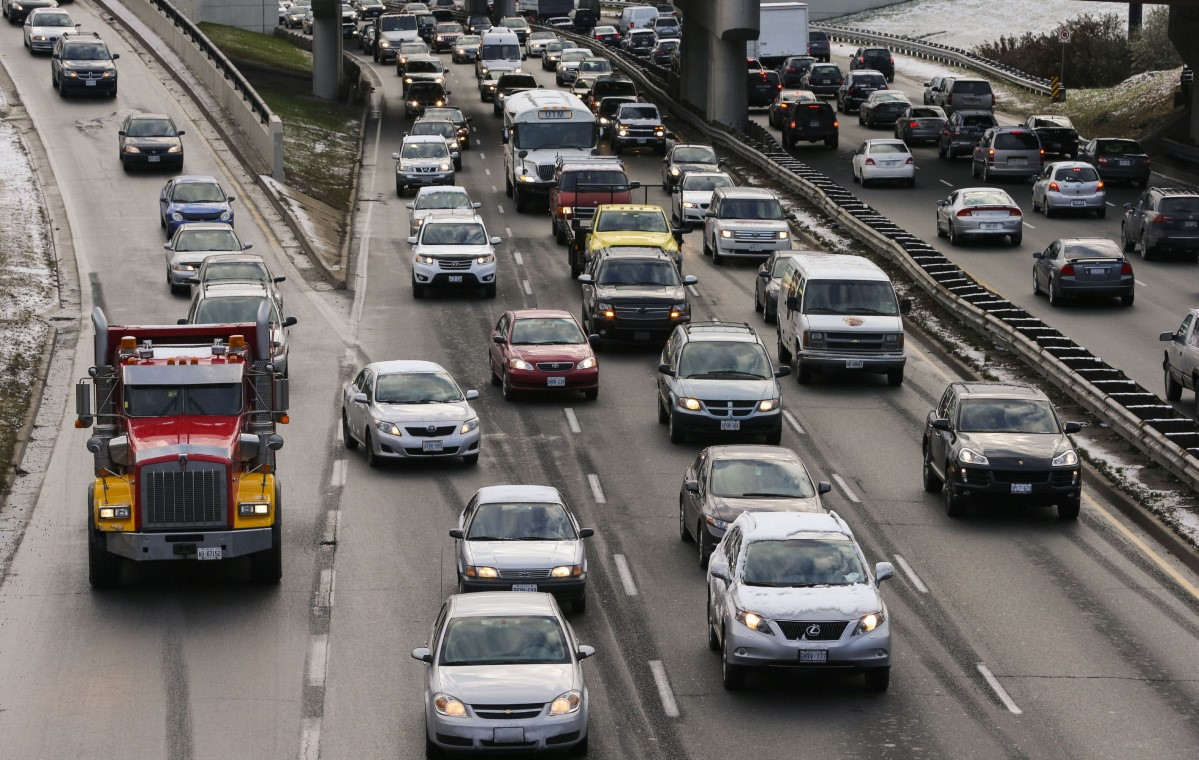
#> input picture tensorflow/images/test/bottleneck2.jpeg, 1199 x 760 px, given in place of highway.mp4, which was not available
$ python test.py
#> lines starting #> are read from the running program, lines starting #| are printed output that depends on the picture; pictures that were not available may be replaced by others from this repository, and a replacement may not be noted
### tracker.py
import math


class EuclideanDistTracker:
    def __init__(self):
        # Store the center positions of the objects
        self.center_points = {}
        # Keep the count of the IDs
        # each time a new object id detected, the count will increase by one
        self.id_count = 0


    def update(self, objects_rect):
        # Objects boxes and ids
        objects_bbs_ids = []

        # Get center point of new object
        for rect in objects_rect:
            x, y, w, h = rect
            cx = (x + x + w) // 2
            cy = (y + y + h) // 2

            # Find out if that object was detected already
            same_object_detected = False
            for id, pt in self.center_points.items():
                dist = math.hypot(cx - pt[0], cy - pt[1])

                if dist < 1000:
                    self.center_points[id] = (cx, cy)
                    print(self.center_points)
                    objects_bbs_ids.append([x, y, w, h, id])
                    same_object_detected = True
                    break

            # New object is detected we assign the ID to that object
            if same_object_detected is False:
                self.center_points[self.id_count] = (cx, cy)
                objects_bbs_ids.append([x, y, w, h, self.id_count])
                self.id_count += 1

        # Clean the dictionary by center points to remove IDS not used anymore
        new_center_points = {}
        for obj_bb_id in objects_bbs_ids:
            _, _, _, _, object_id = obj_bb_id
            center = self.center_points[object_id]
            new_center_points[object_id] = center

        # Update dictionary with IDs not used removed
        self.center_points = new_center_points.copy()
        return objects_bbs_ids

### test.py
import cv2
from tracker import *

tracker = EuclideanDistTracker()

cap= cv2.VideoCapture("highway.mp4")
object_detector = cv2.createBackgroundSubtractorMOG2(history=100, varThreshold=40)


while True:

  _, frame = cap.read()
#> frame is the input picture: shape (760, 1199, 3); mean B, G, R 101.3, 104.1, 108
  height, width, _ = frame.shape
#> height = 760; width = 1199

  #print(height, width)

  #Region of interest
  roi = frame[340:720 , 500:800]
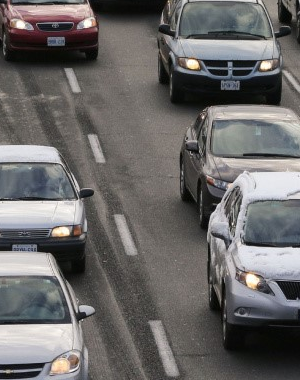
#> roi: shape (380, 300, 3); mean B, G, R 103.9, 104.6, 106.7
  # 1.Object Detection

  mask = object_detector.apply(roi)
#> mask: shape (380, 300); every value is 127
  _, mask = cv2.threshold(mask, 254,255, cv2.THRESH_BINARY)
#> mask: shape (380, 300); every value is 0
  contours, _ = cv2.findContours(mask, cv2.RETR_TREE, cv2.CHAIN_APPROX_SIMPLE)
#> contours = []

  detections=[]

  for cnt in contours:

    # Calculate area and remove contours

    area = cv2.contourArea(cnt)
    if area > 100:

      #cv2.drawContours(roi, [cnt], -1, (0,255,0), 2)
      x,y,w,h = cv2.boundingRect(cnt)
      cv2.rectangle(roi, (x,y), (x+w, y+h), (0,255,0), 2)

      detections.append([x,y,w,h])
#> this loop made 0 passes
#> after the loop, detections = []

  # 2. Object Tracking
  boxes_ids = tracker.update(detections)
#> after the loop in update, `for rect in objects_rect:`: self.center_points = 0 items; self.id_count = 0
#> after the loop in update, `for obj_bb_id in objects_bbs_ids:`: new_center_points = 0 items
#> boxes_ids = []
  print(boxes_ids)

  cv2.imshow("roi", roi)
  #cv2.imshow("mask", mask)


  if cv2.waitKey(10) == ord('q'):
#> (key q is pressed here)
    break

cap.release()
cv2.destroyAllWindows()

$ run again, on tensorflow/images/test/dsfghjb.jpeg
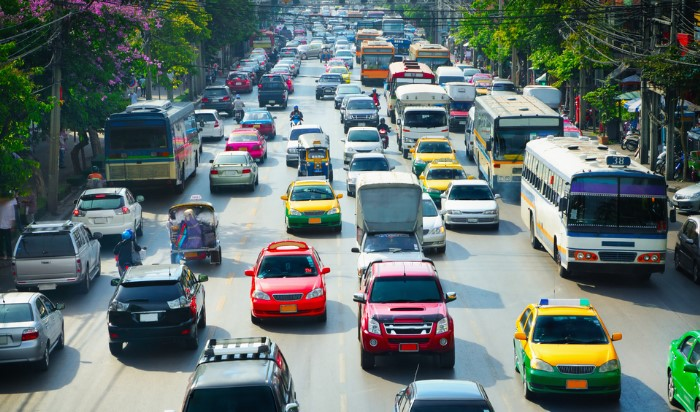
#> input picture tensorflow/images/test/dsfghjb.jpeg, 700 x 412 px, given in place of highway.mp4, which was not available
#> frame is the input picture: shape (412, 700, 3); mean B, G, R 112.1, 114.3, 100.4
#> `roi = frame[340:720 , 500:800]`:
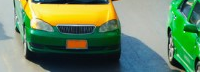
#> roi: shape (72, 200, 3); mean B, G, R 98.2, 134.3, 104.7
#> contours = []
#> after the loop in update, `for rect in objects_rect:`: self.center_points = 0 items; self.id_count = 0
#> after the loop in update, `for obj_bb_id in objects_bbs_ids:`: new_center_points = 0 items
#> boxes_ids = []
